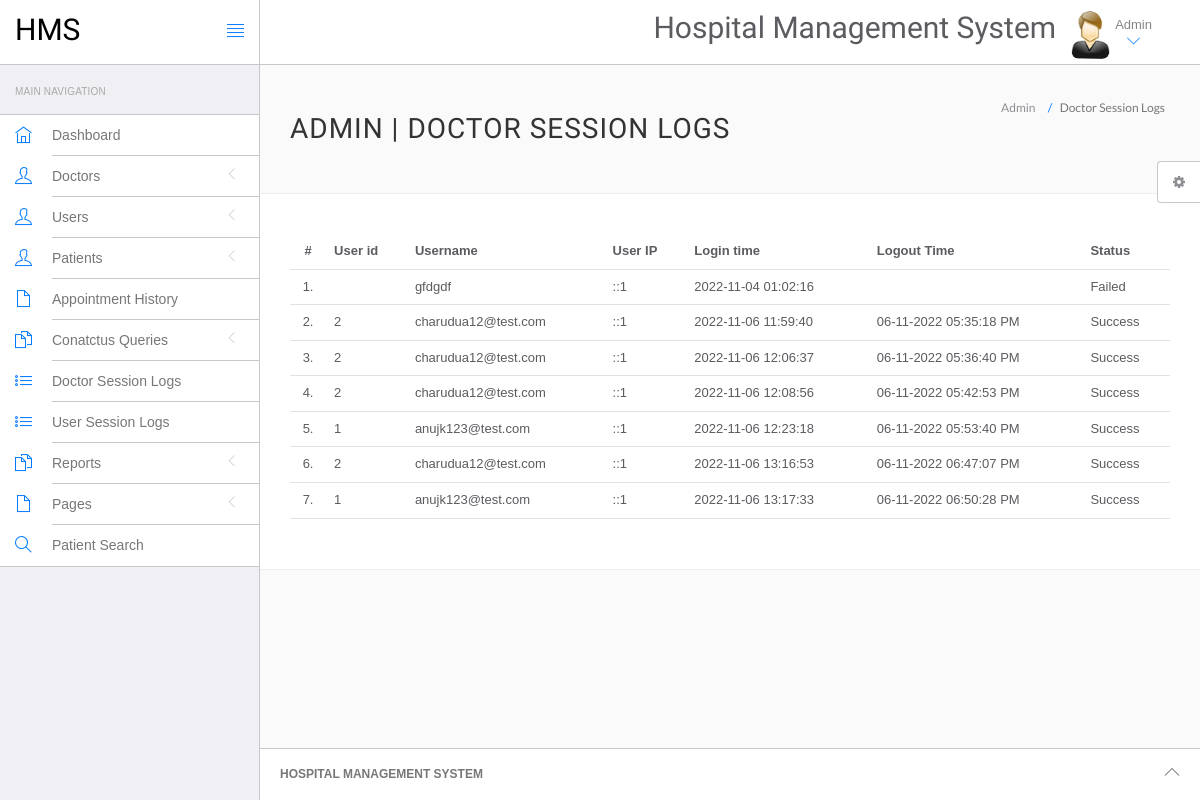
Page /hospital/hms/admin/doctor-logs.php (signed in) on the earlier database version.
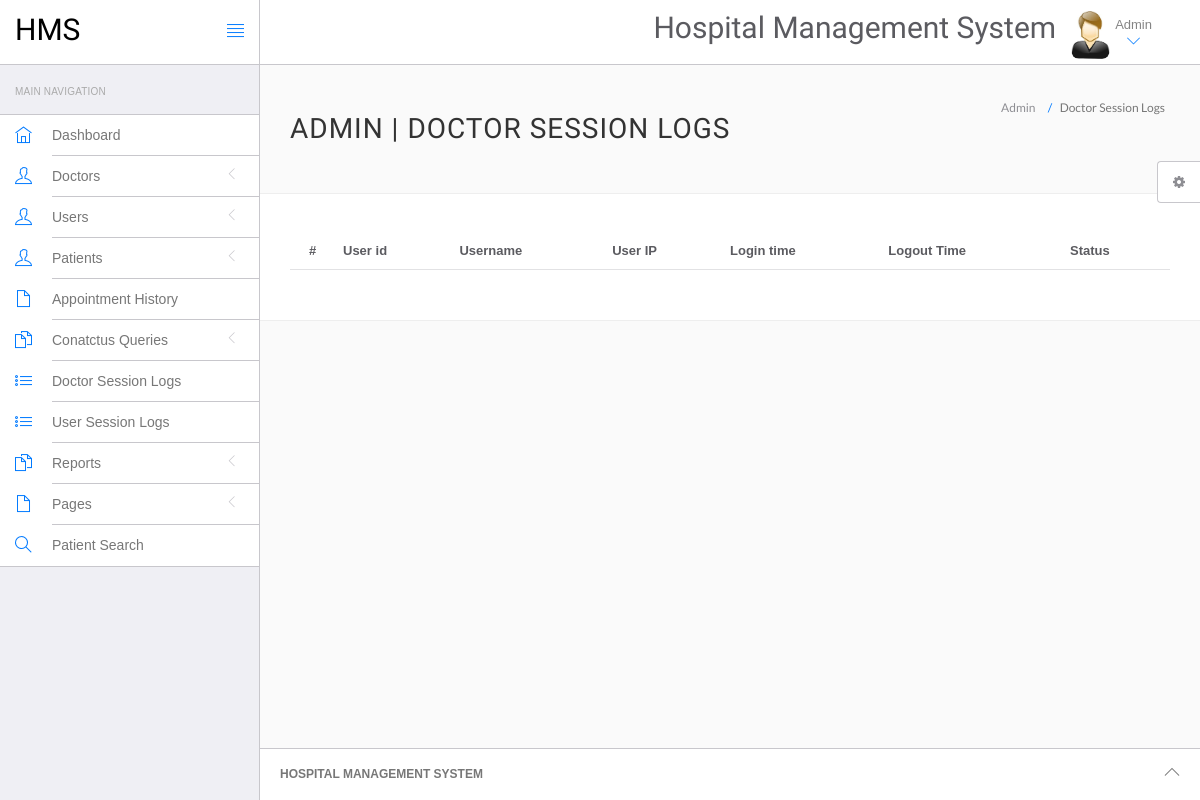
Same page on the later database version.
### tables this page shows
CREATE TABLE `doctorslog` (
  `id` int(11) NOT NULL,
  `uid` int(11) DEFAULT NULL,
  `username` varchar(255) DEFAULT NULL,
  `userip` binary(16) DEFAULT NULL,
  `loginTime` timestamp NULL DEFAULT current_timestamp(),
  `logout` varchar(255) DEFAULT NULL,
  `status` int(11) DEFAULT NULL
);

### hospital/hms/admin/doctor-logs.php (the view, shortened to what this page needs)
<?php
include('include/config.php');
if(strlen($_SESSION['id']==0)) {
 header('location:logout.php');
  } else{
?>
<!DOCTYPE html>
<html lang="en">
	<head>
		<link rel="stylesheet" href="vendor/bootstrap/css/bootstrap.min.css">
		<link rel="stylesheet" href="vendor/fontawesome/css/font-awesome.min.css">
		<link rel="stylesheet" href="vendor/themify-icons/themify-icons.min.css">
		<link href="vendor/animate.css/animate.min.css" rel="stylesheet" media="screen">
		<link href="vendor/perfect-scrollbar/perfect-scrollbar.min.css" rel="stylesheet" media="screen">
		<link href="vendor/switchery/switchery.min.css" rel="stylesheet" media="screen">
		<link href="vendor/bootstrap-touchspin/jquery.bootstrap-touchspin.min.css" rel="stylesheet" media="screen">
		<link href="vendor/select2/select2.min.css" rel="stylesheet" media="screen">
		<link href="vendor/bootstrap-datepicker/bootstrap-datepicker3.standalone.min.css" rel="stylesheet" media="screen">
		<link href="vendor/bootstrap-timepicker/bootstrap-timepicker.min.css" rel="stylesheet" media="screen">
		<link rel="stylesheet" href="assets/css/styles.css">
		<link rel="stylesheet" href="assets/css/plugins.css">
		<link rel="stylesheet" href="assets/css/themes/theme-1.css" id="skin_color" />
	</head>
	<body>
		<div id="app">
<?php include('include/sidebar.php');?>
			<div class="app-content">
					<?php include('include/header.php');?>
				<div class="main-content" >
					<div class="wrap-content container" id="container">
						<section id="page-title">
							<div class="row">
								<div class="col-sm-8">
									<h1 class="mainTitle">Admin  | Doctor Session Logs</h1>
																	</div>
								<ol class="breadcrumb">
									<li>
										<span>Admin </span>
									</li>
									<li class="active">
										<span>Doctor Session Logs</span>
									</li>
								</ol>
							</div>
						</section>
						<div class="container-fluid container-fullw bg-white">
									<div class="row">
								<div class="col-md-12">
									<table class="table table-hover" id="sample-table-1">
										<thead>
											<tr>
												<th class="center">#</th>
												<th class="hidden-xs">User id</th>
												<th>Username</th>
												<th>User IP</th>
												<th>Login time</th>
												<th>Logout Time </th>
												<th> Status </th>
											</tr>
										</thead>
										<tbody>
<?php
$sql=mysqli_query($con,"select * from doctorslog ");
$cnt=1;
while($row=mysqli_fetch_array($sql))
{
?>
											<tr>
												<td class="center"><?php echo $cnt;?>.</td>
												<td class="hidden-xs"><?php echo $row['uid'];?></td>
												<td class="hidden-xs"><?php echo $row['username'];?></td>
												<td><?php echo $row['userip'];?></td>
												<td><?php echo $row['loginTime'];?></td>
												<td><?php echo $row['logout'];?>
												</td>
												<td>
<?php if($row['status']==1)
{
	echo "Success";
}
else
{
	echo "Failed";
}?>
</td>
											</tr>
											<?php
$cnt=$cnt+1;
											 }?>
										</tbody>
									</table>
								</div>
							</div>
								</div>
					</div>
				</div>
			</div>
	<?php include('include/footer.php');?>
	<?php include('include/setting.php');?>
		</div>
	</body>
</html>
<?php } ?>

Differences in the rows shown:
removed doctorslog: username "gfdgdf", userip "::1", loginTime "2022-11-04 01:02:16", status "Failed"
removed doctorslog: uid "2", username "charudua12@test.com", userip "::1", loginTime "2022-11-06 11:59:40", logout "06-11-2022 05:35:18 PM", status "Success"
removed doctorslog: uid "2", username "charudua12@test.com", userip "::1", loginTime "2022-11-06 12:06:37", logout "06-11-2022 05:36:40 PM", status "Success"
removed doctorslog: uid "2", username "charudua12@test.com", userip "::1", loginTime "2022-11-06 12:08:56", logout "06-11-2022 05:42:53 PM", status "Success"
removed doctorslog: uid "1", username "anujk123@test.com", userip "::1", loginTime "2022-11-06 12:23:18", logout "06-11-2022 05:53:40 PM", status "Success"
removed doctorslog: uid "2", username "charudua12@test.com", userip "::1", loginTime "2022-11-06 13:16:53", logout "06-11-2022 06:47:07 PM", status "Success"
removed doctorslog: uid "1", username "anujk123@test.com", userip "::1", loginTime "2022-11-06 13:17:33", logout "06-11-2022 06:50:28 PM", status "Success"
